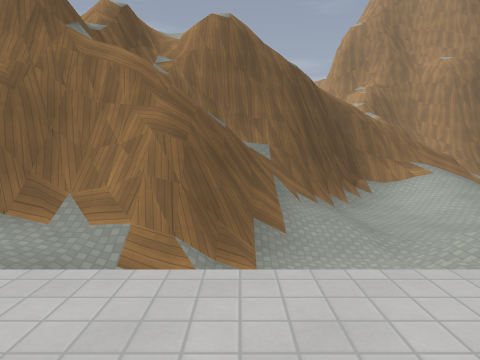
[1] (above)

16 first-person views from a walk through a level from a Godot 3-D game. The camera is 1.4 m above the floor, tilts 6° down and sees 75° across. The floor is counted in squares, 2 m on a side. Each view is taken from the middle of a square. On the plan, view 1 faces up. The plan holds only what a view shows up to about 10 squares ahead; the rest is blank. The place goes on beyond the plan. Surface patterns are stand-ins for the level's own textures.

[2]
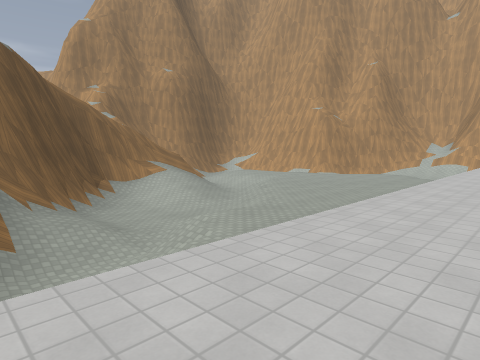

[3]
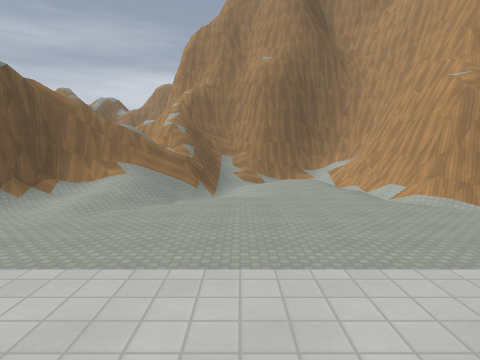

[4]
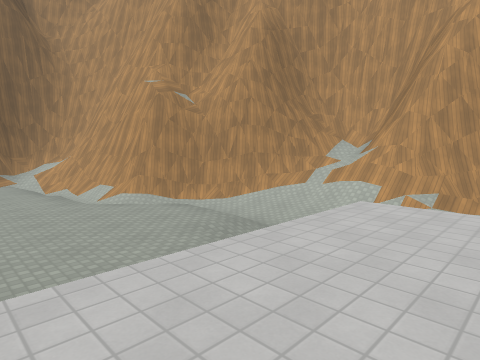

[5]
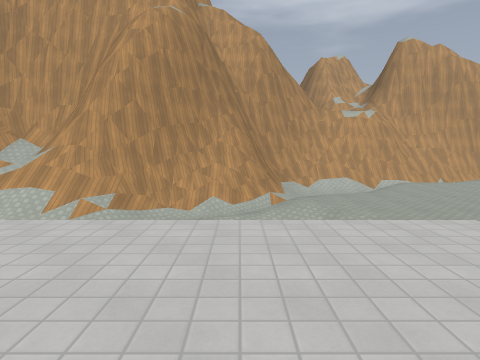

[6]
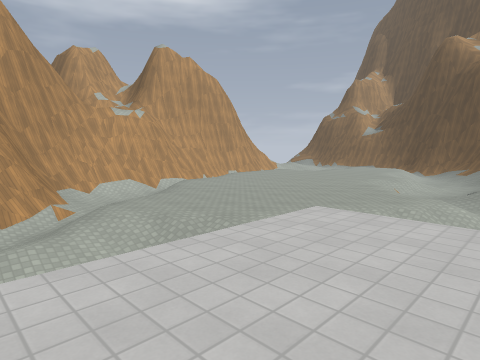

[7]
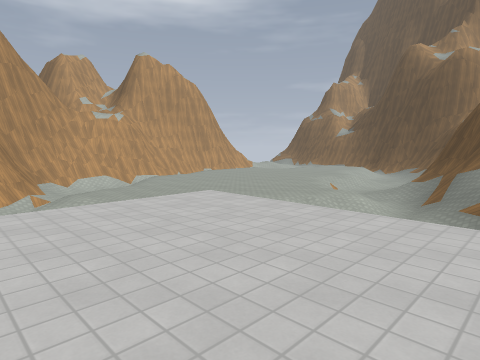

[8]
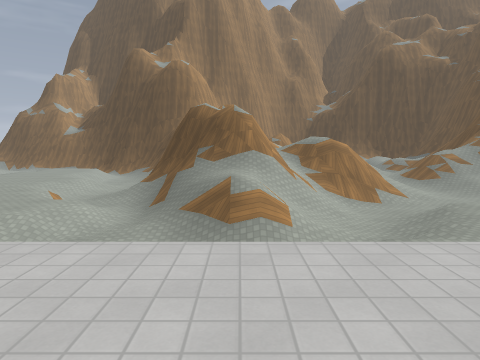

[9]
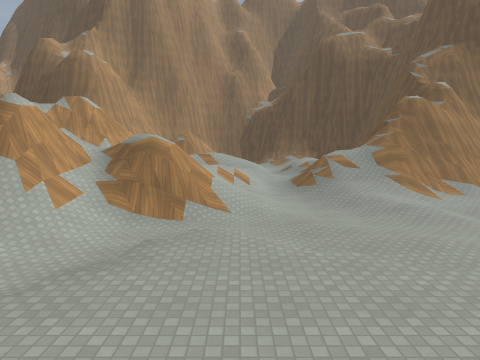

[10]
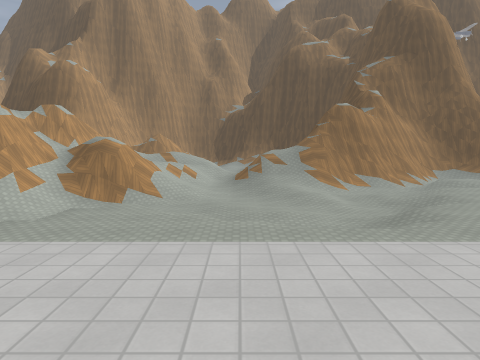

[11]
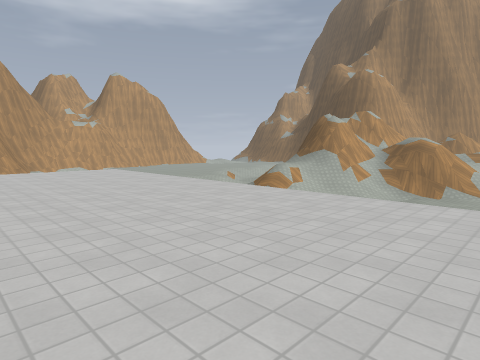

[12]
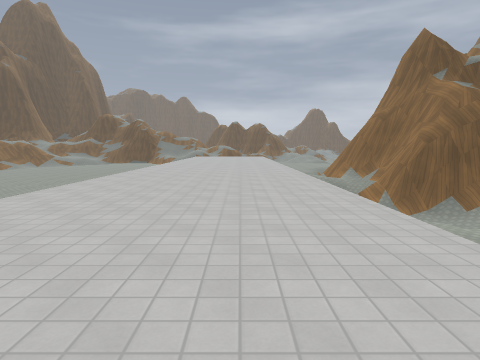

[13]
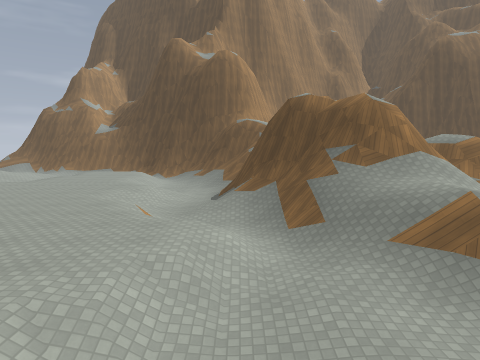

[14]
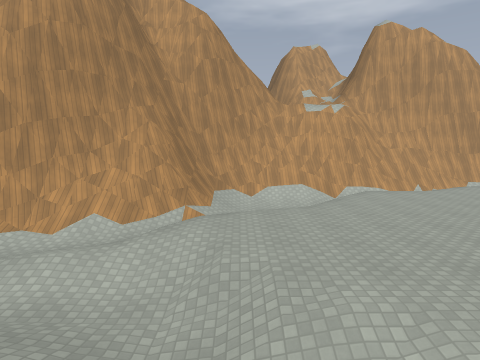

[15]
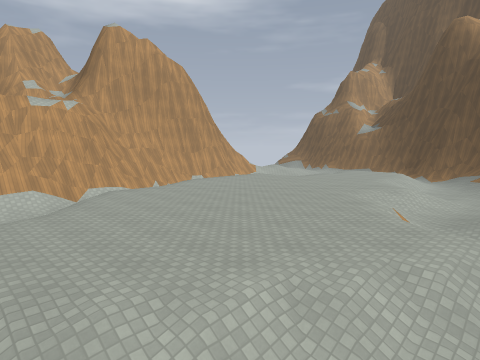

[16]
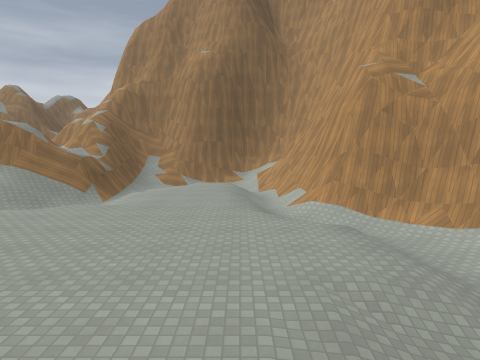

### Floor plan
Key: @ floor where view 1 was taken; # wall or solid block; . main floor; : floor 0.25 m higher than the main floor; - floor 0.25 m lower than the main floor; + floor 0.5 m higher than the main floor; _ floor 0.5 m lower than the main floor; < floor 0.75 m lower than the main floor; * floor 1 m higher than the main floor; % floor 1.25 m higher than the main floor; & floor 1.5 m higher than the main floor; $ floor 2.5 m higher than the main floor; / step, stairs or slope; = window, fence, low wall or low ledge.
Columns run from 3 left of view 1 to 23 right of it. Each row starts with its distance up from view 1.
 11        # //= ..//#
 10       ###////../_#
  9      ##////_/../_#
  8   ####/_///_-..._##
  7    =//_<//_/..../_##
  6    #//<<_//.....//_####
  5 ####//__/......../_-/###
  4 #/#=__/........../__///#
  3 +:/_ /........../_ ///##
  2 //_/...........//<  /##
  1 *****************   _/#
  0 ***@*************_ ___##
 -1 *****************--_-_/##
 -2 *****************//_//_###
 -3 *****************///../</##
 -4                  _/...._</#
 -5  ........../__<_</...../_/#
 -6 ...////.../_///__/....../_#
 -7 .../<_</./__/%///........_#
 -8 ../<___<__<//&////.......
 -9 ./______<_///#/=<</......
-10 .___-_<_/===####/_/.....
-11   __-/__/////###/__/...
-12  _/////_//  $/###_/.....
-13  ##////_/%  ##=##__/....
-14                  <<

Where each view was taken, in squares from view 1:
view 1: 0 up, 0 right, facing up
view 2: 0 up, 0 right, facing up-right
view 3: 0 up, 9 right, facing up
view 4: 0 up, 10 right, facing up-right
view 5: 1 down, 11 right, facing right
view 6: 0 up, 12 right, facing down-right
view 7: 0 up, 10 right, facing down-right
view 8: 1 down, 10 right, facing down
view 9: 3 down, 5 right, facing down
view 10: 1 down, 3 right, facing down
view 11: 1 up, 4 right, facing down-right
view 12: 0 up, 7 right, facing left
view 13: 3 down, 13 right, facing down
view 14: 3 down, 13 right, facing right
view 15: 3 down, 13 right, facing down-right
view 16: 1 up, 12 right, facing up
